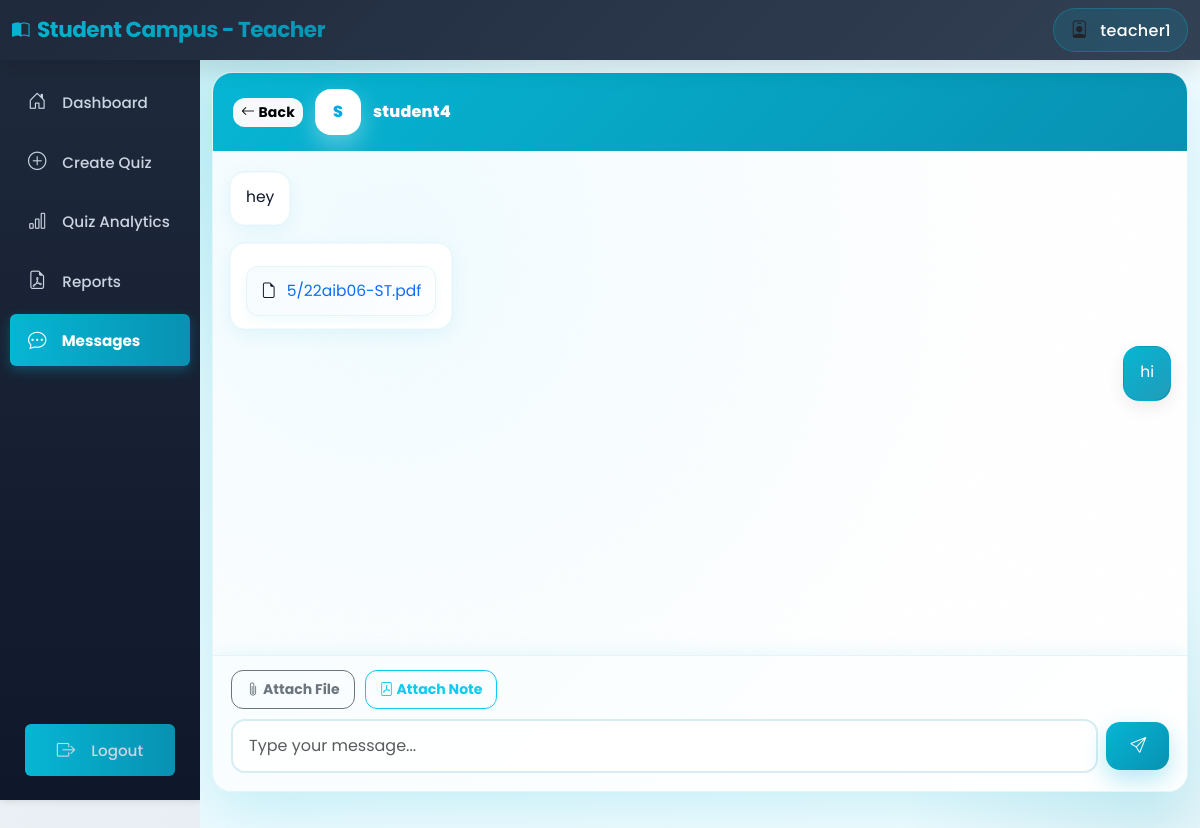
Page /teacher/chat/6/ (signed in) on the committed database.
### authentication/models.py (models this page shows, shortened)
class User(AbstractUser):
    ROLE_CHOICES = (
        ('student', 'Student'),
        ('teacher', 'Teacher'),
    )
    role = models.CharField(max_length=10, choices=ROLE_CHOICES, default='student')
    def is_teacher(self):
        return self.role == 'teacher'

### teachers/models.py (models this page shows, shortened)
class ChatMessage(models.Model):
    sender = models.ForeignKey(User, on_delete=models.CASCADE, related_name='sent_messages')
    receiver = models.ForeignKey(User, on_delete=models.CASCADE, related_name='received_messages')
    message = models.TextField(blank=True)
    file = models.FileField(upload_to='chat_files/%Y/%m/%d/', null=True, blank=True)
    attached_note = models.ForeignKey(PDFNote, on_delete=models.SET_NULL, null=True, blank=True, related_name='chat_references')
    created_at = models.DateTimeField(auto_now_add=True)
    is_read = models.BooleanField(default=False)
    def __str__(self):
        return f"Message {self.id}"
    def is_image(self):
        if self.file:
            ext = self.file.name.split('.')[-1].lower()
            return ext in ['jpg', 'jpeg', 'png', 'gif', 'bmp', 'webp']
        return False
    class Meta:
        ordering = ['created_at']

### teachers/views.py (the view)
# urls.py: path('chat/<int:user_id>/', views.teacher_chat_with, name='teacher_chat_with'),
@login_required
def teacher_chat_with(request, user_id):
    if not request.user.is_teacher():
        return HttpResponseForbidden("You don't have permission to access this page.")
    other_user = get_object_or_404(User, id=user_id, role='student')
    messages_list = ChatMessage.objects.filter(
        Q(sender=request.user, receiver=other_user) | Q(sender=other_user, receiver=request.user)
    ).select_related('attached_note', 'attached_note__subject').order_by('created_at')
    ChatMessage.objects.filter(sender=other_user, receiver=request.user, is_read=False).update(is_read=True)
    available_notes = PDFNote.objects.filter(subject__teacher=request.user).select_related('subject')
    return render(request, 'teachers/chat_conversation.html', {
        'other_user': other_user,
        'messages': messages_list,
        'available_notes': available_notes
    })

### templates/teachers/chat_conversation.html (shortened to what this page needs)
{% extends 'teachers/base_teacher.html' %}
{% block teacher_content %}
<div class="chat-container-wrapper">
    <div class="chat-shell">
        <div class="chat-header">
            <div class="d-flex justify-content-between align-items-center">
                <div class="chat-identity">
                    <a href="{% url 'teacher_chat' %}" class="btn btn-sm btn-light">
                        <i class="bi bi-arrow-left"></i> Back
                    </a>
                    <div class="avatar">{{ other_user.username|slice:":1"|upper }}</div>
                    <span>{{ other_user.username }}</span>
                </div>
            </div>
        </div>
        <div class="chat-body" id="chatMessages">
            {% for message in messages %}
                <div class="message-row {% if message.sender.id == user.id %}me{% else %}them{% endif %}">
                    <div class="message-bubble {% if message.sender.id == user.id %}me{% else %}them{% endif %}">
                        {% if message.message %}
                            <p class="mb-1">{{ message.message }}</p>
                        {% endif %}
                        {% if message.file %}
                            {% if message.is_image %}
                                <img src="{{ message.file.url }}" class="img-fluid rounded mt-2" style="max-width: 300px; max-height: 300px;" alt="Shared image">
                            {% else %}
                                <div class="message-file">
                                    <i class="bi bi-file-earmark"></i>
                                    <a href="{{ message.file.url }}" target="_blank" class="text-decoration-none">{{ message.file.name|slice:"20:" }}</a>
                                </div>
                            {% endif %}
                        {% endif %}
                    </div>
                </div>
            {% endfor %}
        </div>
        <div class="chat-footer">
            <div class="toolbar">
                <button type="button" class="btn btn-sm btn-outline-secondary" onclick="document.getElementById('fileInput').click()">
                    <i class="bi bi-paperclip"></i> Attach File
                </button>
                <button type="button" class="btn btn-sm btn-outline-info" data-bs-toggle="modal" data-bs-target="#notesModal">
                    <i class="bi bi-file-pdf"></i> Attach Note
                </button>
            </div>
            <form id="messageForm" class="input-shell">
                <input type="text" id="messageInput" class="form-control" placeholder="Type your message..." autocomplete="off">
                <button type="submit" class="btn">
                    <i class="bi bi-send"></i>
                </button>
            </form>
        </div>
    </div>
</div>
{% endblock %}

### templates/teachers/base_teacher.html (shortened to what this page needs)
<!DOCTYPE html>
<html lang="en">
<head>
    <link href="https://cdn.jsdelivr.net/npm/bootstrap@5.3.0/dist/css/bootstrap.min.css" rel="stylesheet">
    <link href="https://cdn.jsdelivr.net/npm/bootstrap-icons@1.10.0/font/bootstrap-icons.css" rel="stylesheet">
</head>
<body>
    <div class="position-fixed top-0 end-0 p-3" style="z-index: 11000;">
    </div>
    <nav class="navbar navbar-expand-lg navbar-light bg-light">
        <div class="container-fluid">
            <a class="navbar-brand fw-bold" href="{% url 'teacher_dashboard' %}">
                <i class="bi bi-book-half me-2"></i>Student Campus - Teacher
            </a>
            <div class="ms-auto d-flex align-items-center gap-3">
                <div class="user-info">
                    <i class="bi bi-person-badge me-2"></i>
                    <span>{{ user.username }}</span>
                </div>
            </div>
        </div>
    </nav>
    <div class="container-fluid">
        <div class="row">
            <div class="col-md-2 p-0">
                <div class="sidebar">
                    <nav class="nav flex-column">
                        <a class="nav-link {% if request.resolver_match.url_name == 'teacher_dashboard' %}active{% endif %}" href="{% url 'teacher_dashboard' %}">
                            <i class="bi bi-house-door"></i> Dashboard
                        </a>
                        <a class="nav-link {% if request.resolver_match.url_name == 'create_quiz' or request.resolver_match.url_name == 'generate_quiz' %}active{% endif %}" href="{% url 'create_quiz' %}">
                            <i class="bi bi-plus-circle"></i> Create Quiz
                        </a>
                        <a class="nav-link {% if request.resolver_match.url_name == 'quiz_analytics' %}active{% endif %}" href="{% url 'quiz_analytics' %}">
                            <i class="bi bi-bar-chart"></i> Quiz Analytics
                        </a>
                        <a class="nav-link {% if request.resolver_match.url_name == 'quiz_reports' %}active{% endif %}" href="{% url 'quiz_reports' %}">
                            <i class="bi bi-file-earmark-pdf"></i> Reports
                        </a>
                        <a class="nav-link {% if request.resolver_match.url_name == 'teacher_chat' or request.resolver_match.url_name == 'teacher_chat_with' %}active{% endif %}" href="{% url 'teacher_chat' %}">
                            <i class="bi bi-chat-dots"></i> Messages
                        </a>
                        <a class="nav-link logout-btn" href="{% url 'logout' %}">
                            <i class="bi bi-box-arrow-right"></i> Logout
                        </a>
                    </nav>
                </div>
            </div>
            <div class="col-md-10 p-0">
                <div class="main-content">
                    {% block teacher_content %}
                    {% endblock %}
                </div>
            </div>
        </div>
    </div>
</body>
</html>

### templates/teachers/base_teacher.html (style rules this page uses)
:root { --primary-slate: #64748B; --primary-indigo: #4F46E5; --primary-cyan: #06B6D4; --dark-navy: #1E293B; --light-bg: #F1F5F9; }
* { font-family: 'Poppins', sans-serif; }
body { background: linear-gradient(135deg, #F1F5F9 0%, #E2E8F0 100%); min-height: 100vh; padding-top: 56px; font-weight: 400; }
.navbar { position: fixed; top: 0; left: 0; right: 0; z-index: 1000; background: linear-gradient(135deg, #1E293B 0%, #334155 100%) !important; box-shadow: 0 8px 24px rgba(0, 0, 0, 0.12); border: none; backdrop-filter: blur(10px); }
.navbar-brand { color: white !important; font-weight: 800; font-size: 1.35rem; letter-spacing: -0.5px; background: linear-gradient(135deg, #06B6D4 0%, #0891B2 100%); -webkit-background-clip: text; -webkit-text-fill-color: transparent; background-clip: text; }
.navbar span { color: white; font-weight: 500; letter-spacing: 0.3px; }
.user-info { background: rgba(6, 182, 212, 0.15); padding: 8px 16px; border-radius: 25px; backdrop-filter: blur(10px); border: 1px solid rgba(6, 182, 212, 0.3); }
.navbar .bi { font-size: 1.1rem; }
.sidebar { height: calc(100vh - 56px); background: linear-gradient(180deg, #1E293B 0%, #0F172A 100%); box-shadow: 2px 0 8px rgba(0, 0, 0, 0.15); position: sticky; top: 56px; display: flex; flex-direction: column; }
.sidebar .nav { display: flex; flex-direction: column; flex: 1; padding-top: 1rem; }
.sidebar .nav-link { color: #cbd5e1; padding: 12px 18px; border-radius: 6px; margin: 4px 10px; transition: all 0.3s ease; font-size: 0.95rem; font-weight: 500; }
.sidebar .nav-link.active { background: linear-gradient(90deg, #06B6D4 0%, #0891B2 100%); color: white; font-weight: 700; box-shadow: 0 4px 12px rgba(6, 182, 212, 0.3); }
.sidebar .nav-link i { margin-right: 12px; font-size: 1.15rem; width: 20px; text-align: center; }
.logout-btn { position: absolute; bottom: 20px; left: 15px; right: 15px; background: linear-gradient(90deg, #06B6D4 0%, #0891B2 100%); color: white; border: 0; font-weight: 600; transition: all 0.3s; text-align: center; padding: 10px; border-radius: 6px; text-decoration: none; display: block; }
.main-content { background-color: #F1F5F9; min-height: 100vh; padding: 30px; }

### rows in the picture
User: username "teacher1"
User: username "S", username "student4"
ChatMessage: message "hey"
ChatMessage: file.name "5/22aib06-ST.pdf"
ChatMessage: message "hi"
